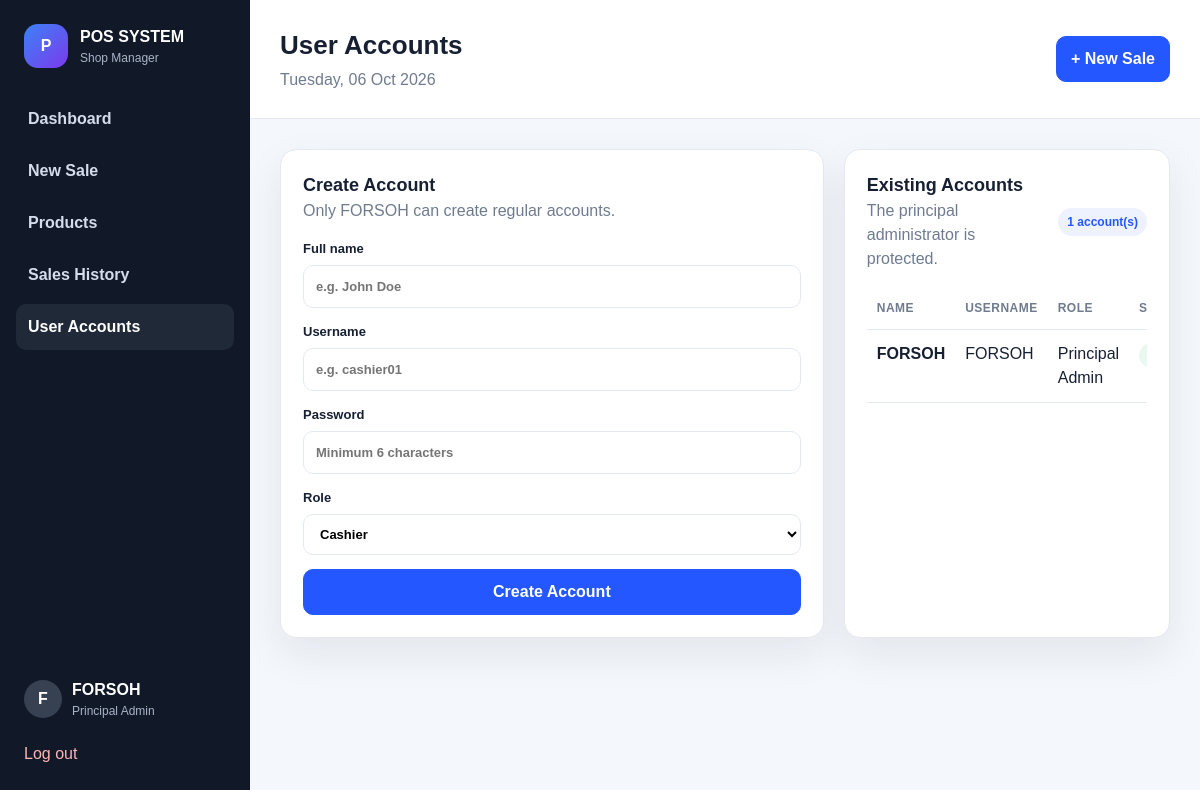
/users.php (signed in), run on the app's committed database.
### tables this page shows
CREATE TABLE users (  
id INT UNSIGNED AUTO_INCREMENT PRIMARY KEY,  
name VARCHAR(100) NOT NULL,  
username VARCHAR(50) NOT NULL UNIQUE,  
password VARCHAR(255) NOT NULL,  
role ENUM('principal_admin','admin','cashier') NOT NULL DEFAULT 'cashier',  
active TINYINT(1) NOT NULL DEFAULT 1,  
created_at TIMESTAMP DEFAULT CURRENT_TIMESTAMP  
);

### includes/auth.php (called while the page is built, shortened)
<?php
function e(string $value): string {
    return htmlspecialchars($value, ENT_QUOTES, 'UTF-8');
}
function currentUser(): ?array {
    return $_SESSION['user'] ?? null;
}
?>

### users.php (the view, shortened to what this page needs)
<?php
require_once __DIR__ . '/config/database.php';
require_once __DIR__ . '/includes/auth.php';
$pageTitle = 'User Accounts';
$accounts = $pdo->query("SELECT id, name, username, role, active, created_at FROM users ORDER BY CASE WHEN role = 'principal_admin' THEN 0 ELSE 1 END, id ASC")->fetchAll();
require __DIR__ . '/includes/header.php';
?>
<div class="two-col users-layout">
<div class="panel form-panel">
<div class="panel-head"><div><h2>Create Account</h2><span class="muted">Only FORSOH can create regular accounts.</span></div></div>
<form method="post">
<label>Full name<input type="text" name="name" required placeholder="e.g. John Doe"></label>
<label>Username<input type="text" name="username" required placeholder="e.g. cashier01"></label>
<label>Password<input type="password" name="password" minlength="6" required placeholder="Minimum 6 characters"></label>
<label>Role<select name="role"><option value="cashier">Cashier</option><option value="admin">Admin</option></select></label>
<button class="btn primary full" type="submit">Create Account</button>
</form>
</div>
<div class="panel">
<div class="panel-head"><div><h2>Existing Accounts</h2><span class="muted">The principal administrator is protected.</span></div><span class="badge"><?= count($accounts) ?> account(s)</span></div>
<div class="table-wrap"><table><thead><tr><th>Name</th><th>Username</th><th>Role</th><th>Status</th><th>Created</th><th></th></tr></thead><tbody>
<?php foreach ($accounts as $account): ?>
<tr>
<td><strong><?= e($account['name']) ?></strong></td>
<td><?= e($account['username']) ?></td>
<td><?= e(ucwords(str_replace('_', ' ', $account['role']))) ?></td>
<td><?= (int)$account['active'] === 1 ? '<span class="status good">Active</span>' : '<span class="status danger">Inactive</span>' ?></td>
</tr>
<?php endforeach; ?>
</tbody></table></div>
</div>
</div>
<?php require __DIR__ . '/includes/footer.php';  ?>

### includes/header.php (shortened to what this page needs)
<?php
require_once __DIR__ . '/auth.php';
$user = currentUser();
$pageTitle = $pageTitle ?? 'Dashboard';
$currentPage = basename($_SERVER['PHP_SELF']);
?>
<!doctype html>
<html lang="en">
<head>
<link rel="stylesheet" href="assets/css/style.css">
</head>
<body>
<div class="app-shell">
<aside class="sidebar">
<div class="brand">
<div class="brand-mark">P</div>
<div class="brand-text"><strong>POS SYSTEM</strong><span>Shop Manager</span></div>
</div>
<nav class="nav-menu">
<a class="nav-link <?= $currentPage === 'index.php' ? 'active' : '' ?>" href="index.php">Dashboard</a>
<a class="nav-link <?= $currentPage === 'sale.php' ? 'active' : '' ?>" href="sale.php">New Sale</a>
<a class="nav-link <?= in_array($currentPage, ['products.php'], true) ? 'active' : '' ?>" href="products.php">Products</a>
<a class="nav-link <?= in_array($currentPage, ['sales.php', 'sale_view.php'], true) ? 'active' : '' ?>" href="sales.php">Sales History</a>
<?php if (($user['role'] ?? '') === 'principal_admin'): ?>
<a class="nav-link <?= $currentPage === 'users.php' ? 'active' : '' ?>" href="users.php">User Accounts</a>
<?php endif; ?>
</nav>
<div class="sidebar-bottom">
<div class="user-card">
<div class="avatar"><?= e(strtoupper(substr($user['name'], 0, 1))) ?></div>
<div><strong><?= e($user['name']) ?></strong><span><?= e(ucwords(str_replace('_', ' ', $user['role']))) ?></span></div>
</div>
<a class="logout-link" href="logout.php">Log out</a>
</div>
</aside>
<main class="main-content">
<header class="topbar">
<div><h1><?= e($pageTitle) ?></h1><p><?= e(date('l, d M Y')) ?></p></div>
<a class="btn primary" href="sale.php">+ New Sale</a>
</header>
<section class="content-area">

### assets/css/style.css (style rules this page uses)
* { box-sizing: border-box; }
:root { --bg: #f4f7fb; --card: #ffffff; --text: #172033; --muted: #6f7b8f; --line: #e4e9f1; --primary: #2457ff; --primary-dark: #1742cf; --success: #138a52; --warning: #b87400; --danger: #c73535; --shadow: 0 16px 40px rgba(25, 40, 70, 0.08); }
body { margin: 0; font-family: Arial, Helvetica, sans-serif; background: var(--bg); color: var(--text); line-height: 1.5; }
a { color: var(--primary); text-decoration: none; }
button, input, select { font: inherit; }
.app-shell { display: flex; min-height: 100vh; }
.sidebar { width: 250px; background: #111827; color: #fff; padding: 24px 16px; display: flex; flex-direction: column; position: sticky; top: 0; height: 100vh; }
.brand { display: flex; align-items: center; gap: 12px; padding: 0 8px 28px; }
.brand-mark, .login-logo { width: 44px; height: 44px; border-radius: 14px; display: grid; place-items: center; background: linear-gradient(135deg, #3b82f6, #7c3aed); color: #fff; font-weight: 800; }
.brand-text { display: flex; flex-direction: column; }
.brand-text span, .user-card span { font-size: 12px; color: #a9b4c8; }
.nav-menu { display: grid; gap: 6px; }
.nav-link { padding: 11px 12px; border-radius: 10px; color: #d5dded; font-weight: 700; }
.nav-link:hover, .nav-link.active { background: #1f2937; color: #fff; text-decoration: none; }
.sidebar-bottom { margin-top: auto; }
.user-card { display: flex; align-items: center; gap: 10px; padding: 12px 8px; }
.user-card div:last-child { display: flex; flex-direction: column; min-width: 0; }
.avatar { width: 38px; height: 38px; border-radius: 50%; background: #374151; display: grid; place-items: center; font-weight: 800; flex: 0 0 auto; }
.logout-link { display: block; padding: 10px 8px; color: #ffb4b4; }
.main-content { flex: 1; min-width: 0; }
.topbar { display: flex; justify-content: space-between; align-items: center; padding: 26px 30px; background: #fff; border-bottom: 1px solid var(--line); }
.topbar h1 { margin: 0; font-size: 26px; }
.topbar p { margin: 3px 0 0; color: var(--muted); }
.content-area { padding: 30px; }
.two-col, .sale-layout { display: grid; grid-template-columns: minmax(0, 1.25fr) minmax(320px, 0.75fr); gap: 20px; }
.panel { background: var(--card); border: 1px solid var(--line); border-radius: 16px; box-shadow: var(--shadow); padding: 22px; }
.panel-head { display: flex; justify-content: space-between; align-items: center; gap: 12px; margin-bottom: 16px; }
.panel-head h2 { margin: 0; font-size: 18px; }
.muted { color: var(--muted); }
.badge { background: #eef2ff; color: var(--primary); padding: 5px 9px; border-radius: 999px; font-size: 12px; font-weight: 800; white-space: nowrap; }
label { display: grid; gap: 6px; font-size: 13px; font-weight: 700; margin-bottom: 14px; }
label input, label select { width: 100%; padding: 11px 12px; border: 1px solid var(--line); border-radius: 10px; background: #fff; }
.btn { display: inline-flex; align-items: center; justify-content: center; gap: 6px; padding: 10px 14px; border: 1px solid var(--line); border-radius: 10px; background: #fff; color: var(--text); cursor: pointer; font-weight: 800; text-decoration: none; }
.btn.primary { background: var(--primary); color: #fff; border-color: var(--primary); }
.btn.full { width: 100%; }
.table-wrap { width: 100%; overflow-x: auto; }
table { width: 100%; border-collapse: collapse; }
th, td { padding: 12px 10px; border-bottom: 1px solid var(--line); text-align: left; vertical-align: top; }
th { font-size: 12px; text-transform: uppercase; letter-spacing: 0.04em; color: var(--muted); }
.status { display: inline-flex; padding: 4px 8px; border-radius: 999px; font-size: 11px; font-weight: 800; }
.status.good { background: #e9f8f0; color: var(--success); }

### data on the page
users: name "F", name "FORSOH", role "Principal Admin", username "FORSOH"

### other printed values
$pageTitle "User Accounts"
count($accounts) "1"
